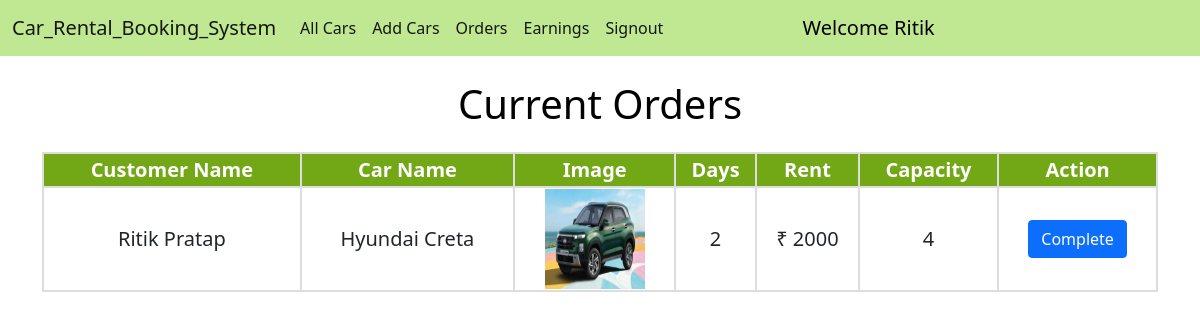
Screenshot of /all_orders/ (signed in) with the database file from the repository.
### home/models.py (models this page shows, shortened)
class Order(models.Model):
    user = models.ForeignKey(User, on_delete=models.CASCADE)
    car_dealer = models.ForeignKey(CarDealer, on_delete=models.CASCADE)
    car = models.ForeignKey(Car, on_delete=models.CASCADE)
    rent = models.CharField(max_length=10)
    days = models.CharField(max_length=3)
    is_complete = models.BooleanField(default=False)

class Car(models.Model):
    name = models.CharField(max_length=50)
    image = models.ImageField(upload_to="")
    car_dealer = models.ForeignKey(CarDealer, on_delete=models.PROTECT)
    capacity = models.CharField(max_length=2)
    location = models.ForeignKey(Location, on_delete=models.SET_NULL, null=True)
    is_available = models.BooleanField(default=True)
    rent = models.CharField(max_length=10, blank=True)

### home/views.py (the view)
# urls.py: path("all_orders/", views.all_orders, name="all_orders"),
def all_orders(request):
    username = request.user
    user = User.objects.get(username=username)
    car_dealer = CarDealer.objects.get(car_dealer=user)
    orders = Order.objects.filter(car_dealer=car_dealer)
    all_orders = []
    for order in orders:
        if order.is_complete == False:
            all_orders.append(order)
    return render(request, "all_orders.html", {'all_orders':all_orders})

### home/templates/all_orders.html (shortened to what this page needs)
{% extends 'car_dealer_navbar.html' %}
{% block body %}
<div class="container">
    {% if all_orders %}
    <h1 class="mt-4">Current Orders</h1>
    <div class="users-table mt-4">
        <table>
            <tbody>
                <tr>
                    <th>Customer Name</th>
                    <th>Car Name</th>
                    <th>Image</th>
                    <th>Days</th>
                    <th>Rent</th>
                    <th>Capacity</th>
                    <th>Action</th>
                </tr>
                {% for order in all_orders %}
                <tr>
                    <td>{{order.user.get_full_name}}</td>
                    <td>{{order.car.name}}</td>
                    <td><img src="{{order.car.image.url}}" alt="" width="100px" height="100px"></td>
                    <td>{{order.days}}</td>
                    <td>₹ {{order.rent}}</td>
                    <td>{{order.car.capacity}}</td>
                    <td><form action = "/complete_order/" method="post">
                        <button class="btn btn-primary" type="submit">Complete</button>
                      </form></td>
                </tr>
                {% endfor %}
            </tbody>
        </table>
        {% else %}
        <br>
        <h2>No Orders Right Now</h2>
        {% endif %}
    </div>
    {% endblock %}

### home/templates/car_dealer_navbar.html (shortened to what this page needs)
<!doctype html>
<html lang="en">
<head>
  <link href="https://cdn.jsdelivr.net/npm/bootstrap@5.1.0/dist/css/bootstrap.min.css" rel="stylesheet"
>
</head>
<body>
  <nav class="navbar navbar-expand-lg navbar-light sticky-top">
    <div class="container-fluid">
      <a class="navbar-brand" href="#">Car_Rental_Booking_System</a>
      <div class="collapse navbar-collapse" id="navbarSupportedContent">
        <ul class="navbar-nav me-5">
          <li class="nav-item">
            <a class="nav-link active" aria-current="page" href="/all_cars/">All Cars</a>
          </li>
          <li class="nav-item">
            <a class="nav-link active" aria-current="page" href="/add_car/">Add Cars</a>
          </li>
          <li class="nav-item">
            <a class="nav-link active" aria-current="page" href="/all_orders/">Orders</a>
          </li>
          <li class="nav-item">
            <a class="nav-link active" aria-current="page" href="/earnings/">Earnings</a>
          </li>
          <li class="nav-item">
            <a class="nav-link active" aria-current="page" href="/signout/">Signout</a>
          </li>
        </ul>
        <a href="#" style="text-decoration: none; color: black; font-size: 20px;">&nbsp;&nbsp;&nbsp;&nbsp;&nbsp;&nbsp;&nbsp;&nbsp;&nbsp;&nbsp;&nbsp;&nbsp;&nbsp;&nbsp;&nbsp;
          Welcome {{request.user}}</a>
      </div>
    </div>
  </nav>
  {% block body %}
  {% endblock %}
</body>
</html>

### home/templates/car_dealer_navbar.html (style rules this page uses)
.navbar { background-color: #71cc0971; }

### home/templates/all_orders.html (style rules this page uses)
h1 { text-align: center; color: black; }
table { border-collapse: collapse; width: 100%; text-align: center; font-size: 20px; }
th { background-color: #72a716; color: white; }
th, td { border: 2px solid #ddd; }

### rows the page displays
Order: user.get_full_name "Ritik Pratap", car.name "Hyundai Creta", car.image (picture), days "2", rent "2000", car.capacity "4"

### other values shown
{{ request.user }} "Ritik"
